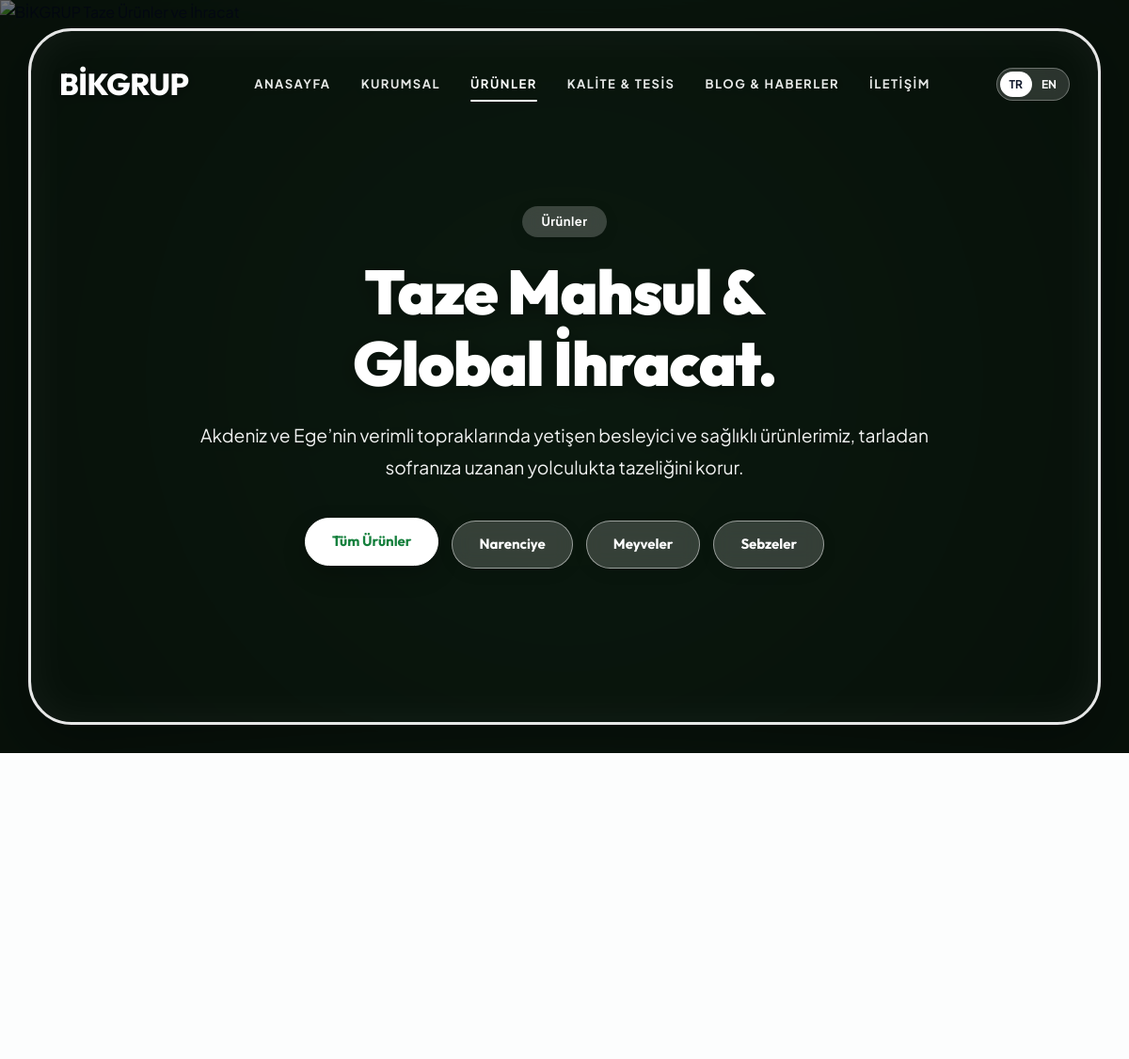
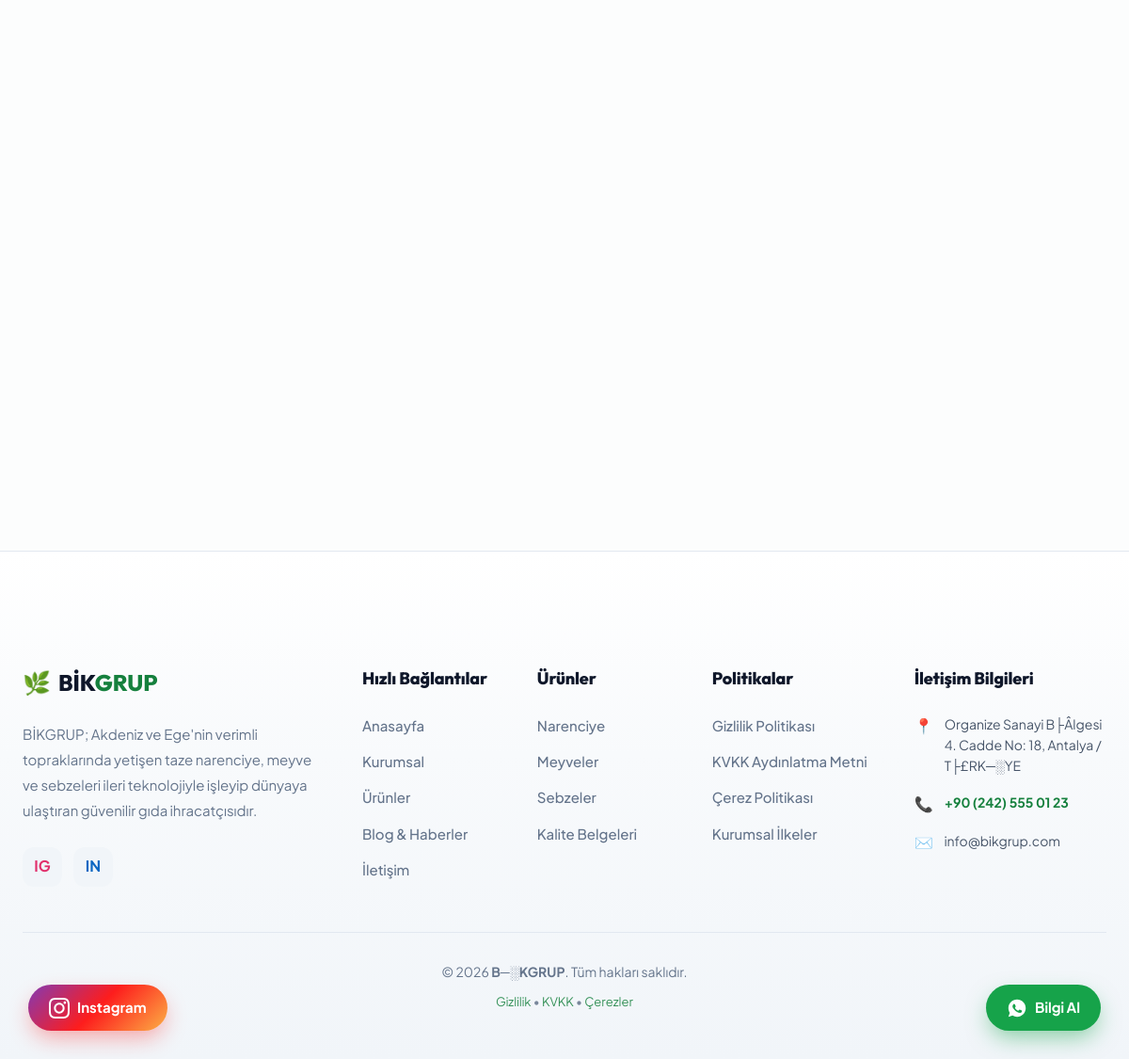
Screenshot of /bikgrup/urunler with the database file from the repository (2 pictures, top to bottom).
### tables this page shows
CREATE TABLE `categories` (
  `id` int(11) NOT NULL AUTO_INCREMENT,
  `slug` varchar(100) NOT NULL,
  `name_tr` varchar(100) NOT NULL,
  `name_en` varchar(100) NOT NULL,
  `description_tr` text DEFAULT NULL,
  `description_en` text DEFAULT NULL,
  `badge_color` varchar(20) DEFAULT '#15803d',
  `icon_svg` text DEFAULT NULL,
  `image` varchar(255) DEFAULT NULL,
  `sort_order` int(11) DEFAULT 0,
  `is_active` tinyint(1) DEFAULT 1,
  `created_at` timestamp NOT NULL DEFAULT current_timestamp(),
  PRIMARY KEY (`id`),
  UNIQUE KEY `slug` (`slug`)
);

### app/Controllers/ProductsController.php (called while the page is built, shortened)
<?php
require_once ROOT_PATH . '/app/Models/Category.php';
class ProductsController
{
    public function index(): void
    {
        $selectedCategory = null;
        $categoryId = null;
        $categories = Category::all(true);
        $products = Product::all(true, $categoryId);
        $lang = Lang::current();
        $titleName = $selectedCategory ? ($selectedCategory['name_' . $lang] ?? $selectedCategory['name_tr']) : __('nav_products');
        View::render('products', [
            'pageTitle'        => $titleName . ' | ' . Settings::get('site_name', 'BİKGRUP'),
            'categories'       => $categories,
            'products'         => $products,
            'selectedCategory' => $selectedCategory,
            'activeNav'        => 'products'
        ]);
    }
}

### core/Lang.php (called while the page is built, shortened)
<?php
class Lang
{
    private static string $currentLang = DEFAULT_LANG;
    private static array $translations = [];
    private static function loadDictionary(string $lang): void
    {
        $filePath = LANG_PATH . '/' . $lang . '.php';
        if (file_exists($filePath)) {
            self::$translations = require $filePath;
        } else {
            self::$translations = [];
        }
    }
    public static function get(string $key, ?string $default = null): string
    {
        if (isset(self::$translations[$key])) {
            return self::$translations[$key];
        }
        return $default ?? $key;
    }
    public static function current(): string
    {
        return self::$currentLang;
    }
    public static function switchUrl(string $targetLang): string
    {
        $query = $_GET;
        $query['lang'] = $targetLang;
        return '?' . http_build_query($query);
    }
}
function __(string $key, ?string $default = null): string
{
    return Lang::get($key, $default);
}

### app/Models/Category.php (called while the page is built, shortened)
<?php
class Category
{
    public static function all(bool $onlyActive = true): array
    {
        $db = Database::getConnection();
        $sql = "SELECT * FROM categories";
        if ($onlyActive) {
            $sql .= " WHERE is_active = 1";
        }
        $sql .= " ORDER BY sort_order ASC, id ASC";
        return $db->query($sql)->fetchAll();
    }
}

### views/pages/products.php (the view, shortened to what this page needs)
<?php
$currentLang = Lang::current();
?>
<section class="adler-hero-viewport">
    <img src="<?= BASE_URL ?>/public/images/nature_hero_bg.jpg" alt="BİKGRUP Taze Ürünler ve İhracat" class="adler-bg-poster" loading="eager">
    <div class="adler-contour-frame frame-centered">
        <div class="adler-top-header">
            <a href="<?= BASE_URL ?>/" class="adler-logo">
                <span>BİKGRUP</span>
            </a>
            <nav class="adler-nav-menu">
                <a href="<?= BASE_URL ?>/" class="adler-nav-link"><?= __('nav_home') ?></a>
                <a href="<?= BASE_URL ?>/kurumsal" class="adler-nav-link"><?= __('nav_about') ?></a>
                <a href="<?= BASE_URL ?>/urunler" class="adler-nav-link active"><?= __('nav_products') ?></a>
                <a href="<?= BASE_URL ?>/kurumsal#sertifikalar" class="adler-nav-link"><?= __('nav_quality') ?></a>
                <a href="<?= BASE_URL ?>/blog" class="adler-nav-link"><?= __('nav_blog') ?></a>
                <a href="<?= BASE_URL ?>/iletisim" class="adler-nav-link"><?= __('nav_contact') ?></a>
            </nav>
            <div class="adler-lang-pill">
                <a href="<?= Lang::switchUrl('tr') ?>" class="adler-lang-item <?= $currentLang === 'tr' ? 'active' : '' ?>">TR</a>
                <a href="<?= Lang::switchUrl('en') ?>" class="adler-lang-item <?= $currentLang === 'en' ? 'active' : '' ?>">EN</a>
            </div>
        </div>
        <div class="adler-inner-center-hero">
            <span class="adler-inner-badge"><?= __('nav_products') ?></span>
            <h1 class="adler-inner-mega-title">
                <?= $selectedCategory
                    ? htmlspecialchars($selectedCategory['name_' . $currentLang] ?? $selectedCategory['name_tr'])
                    : ($currentLang === 'en' ? 'Fresh Harvest &<br>Global Export.' : 'Taze Mahsul &<br>Global İhracat.') ?>
            </h1>
            <p class="adler-inner-desc">
                <?= $selectedCategory
                    ? htmlspecialchars($selectedCategory['description_' . $currentLang] ?? $selectedCategory['description_tr'])
                    : ($currentLang === 'en'
                        ? 'Our nutritious and premium produce grown in the fertile soils of the Mediterranean maintains its peak freshness on its journey from our orchards to your table.'
                        : 'Akdeniz ve Ege’nin verimli topraklarında yetişen besleyici ve sağlıklı ürünlerimiz, tarladan sofranıza uzanan yolculukta tazeliğini korur.') ?>
            </p>
            <div class="sarikaya-cat-pills-row" style="margin-top: 10px;">
                <a href="<?= BASE_URL ?>/urunler?scroll=vitrin"
                   class="sarikaya-cat-pill <?= empty($selectedCategory) ? 'is-active' : '' ?>">
                    <?= __('cat_all') ?>
                </a>
                <?php foreach ($categories as $cat): ?>
                    <?php $isActive = !empty($selectedCategory) && (int)$selectedCategory['id'] === (int)$cat['id']; ?>
                    <a href="<?= BASE_URL ?>/urunler?kategori=<?= urlencode($cat['slug']) ?>&scroll=vitrin"
                       class="sarikaya-cat-pill <?= $isActive ? 'is-active' : '' ?>">
                        <?= htmlspecialchars($cat['name_' . $currentLang] ?? $cat['name_tr']) ?>
                    </a>
                <?php endforeach; ?>
            </div>
        </div>
        <div style="height: 30px;"></div>
    </div>
</section>
<section class="section" id="urunler-vitrini" style="padding-top: 50px; scroll-margin-top: 40px;">
    <div class="container">
        <?php if (empty($products)): ?>
            <div style="text-align:center; padding: 60px 20px; background:#ffffff; border-radius: 20px; border:1px solid #e2e8f0;">
                <p style="font-size: 18px; color: var(--theme-text-muted);">Bu kategoride henüz yayınlanmış ürün bulunamadı.</p>
                <a href="<?= BASE_URL ?>/urunler?scroll=vitrin" class="btn btn-primary" style="margin-top: 16px;">Tüm Ürünlere Dön</a>
            </div>
        <?php else: ?>
            <div class="popout-products-grid">
            </div>
        <?php endif; ?>
    </div>
</section>

### rows the page displays
categories: name_tr "Narenciye"
categories: name_tr "Meyveler"
categories: name_tr "Sebzeler"

### other values shown
__('nav_home') "ANASAYFA"
__('nav_about') "KURUMSAL"
__('nav_products') "ÜRÜNLER"
__('nav_quality') "KALITE & TESIS"
__('nav_blog') "BLOG & HABERLER"
__('nav_contact') "İLETIŞIM"
__('nav_products') "Ürünler"
__('cat_all') "Tüm Ürünler"
__('footer_about_text') "BİKGRUP; Akdeniz ve Ege'nin verimli topraklarında yetişen taze narenciye, meyve ve sebzeleri ileri teknolojiyle işleyip dünyaya ulaştıran güvenilir gıda ihracatçısıdır."
__('footer_quick_links') "Hızlı Bağlantılar"
__('nav_home') "Anasayfa"
__('nav_about') "Kurumsal"
__('nav_blog') "Blog & Haberler"
__('nav_contact') "İletişim"
__('cat_citrus') "Narenciye"
